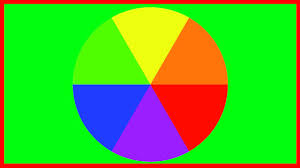
#> input picture redBlue.jpeg, 300 x 168 px
$ python filter_red_and_blue.py
#> lines starting #> are read from the running program, lines starting #| are printed output that depends on the picture; after the words box and inside, x2 and y2 are one past the last pixel; in counts of white or black regions, pixels touching at a corner belong together
import cv2
import numpy as np
filter = cv2.imread('redBlue.jpeg')
#> filter is the input picture: shape (168, 300, 3); mean B, G, R 42.2, 185.6, 83.1
cv2.imshow("original",filter)
filter = cv2.resize(filter, (300, 300))
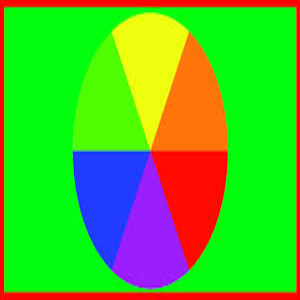
#> filter: shape (300, 300, 3); mean B, G, R 42.1, 185.5, 83.1
hsv = cv2.cvtColor(filter, cv2.COLOR_BGR2HSV)
#> hsv: shape (300, 300, 3); mean H, S, V 59, 247.5, 251.7
lower_green = np.array([36, 25, 25])
upper_green = np.array([70, 255, 255])
mask = cv2.inRange(hsv, lower_green, upper_green)
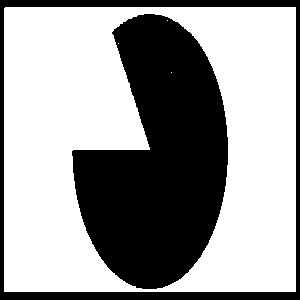
#> mask: shape (300, 300); 61.3% white; 2 black regions, box (x1, y1, x2, y2) and area: (72, 14, 228, 289) 28007, (0, 0, 300, 300) 6781
result = cv2.bitwise_and(filter, filter, mask=mask)
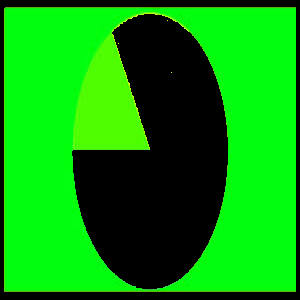
#> result: shape (300, 300, 3); mean B, G, R 8.4, 154.9, 7.2
cv2.imshow("masked image",mask)
cv2.imshow("filtered image",result)
cv2.waitKey(0)
cv2.destroyAllWindows()

$ run again, with chrisfoot.jpeg copied over redBlue.jpeg
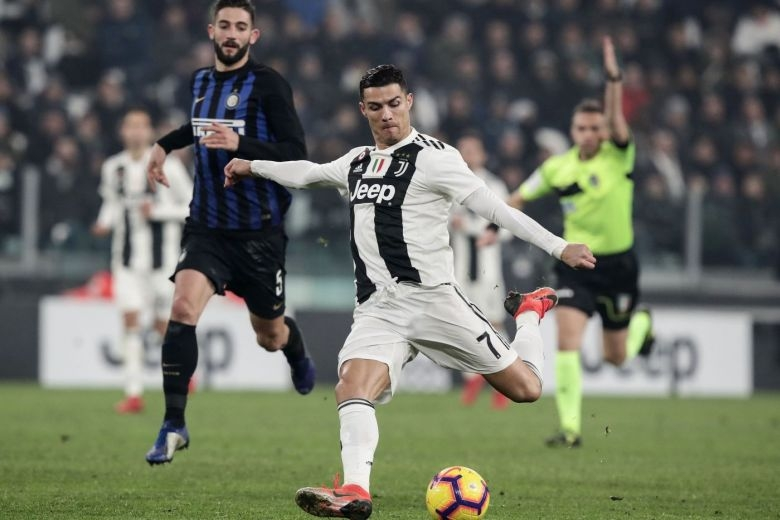
#> input picture chrisfoot.jpeg, 780 x 520 px
#> filter is the input picture: shape (520, 780, 3); mean B, G, R 97.4, 110.8, 107.1
#> filter: shape (300, 300, 3)
#> hsv: shape (300, 300, 3); mean H, S, V 71.3, 58.6, 116.8
#> `mask = cv2.inRange(hsv, lower_green, upper_green)`:
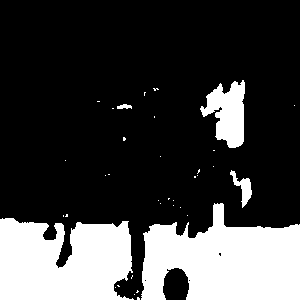
#> mask: shape (300, 300); 24.9% white; 36 white regions (31 under 20 px), largest, box (x1, y1, x2, y2) and area: (141, 203, 300, 300) 10836, (0, 218, 134, 300) 9277, (200, 80, 245, 148) 1844, (230, 170, 252, 208) 311, (117, 104, 132, 109) 54
#> `result = cv2.bitwise_and(filter, filter, mask=mask)`:
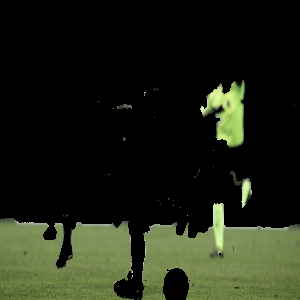
#> result: shape (300, 300, 3); mean B, G, R 20.5, 34.7, 29.9
